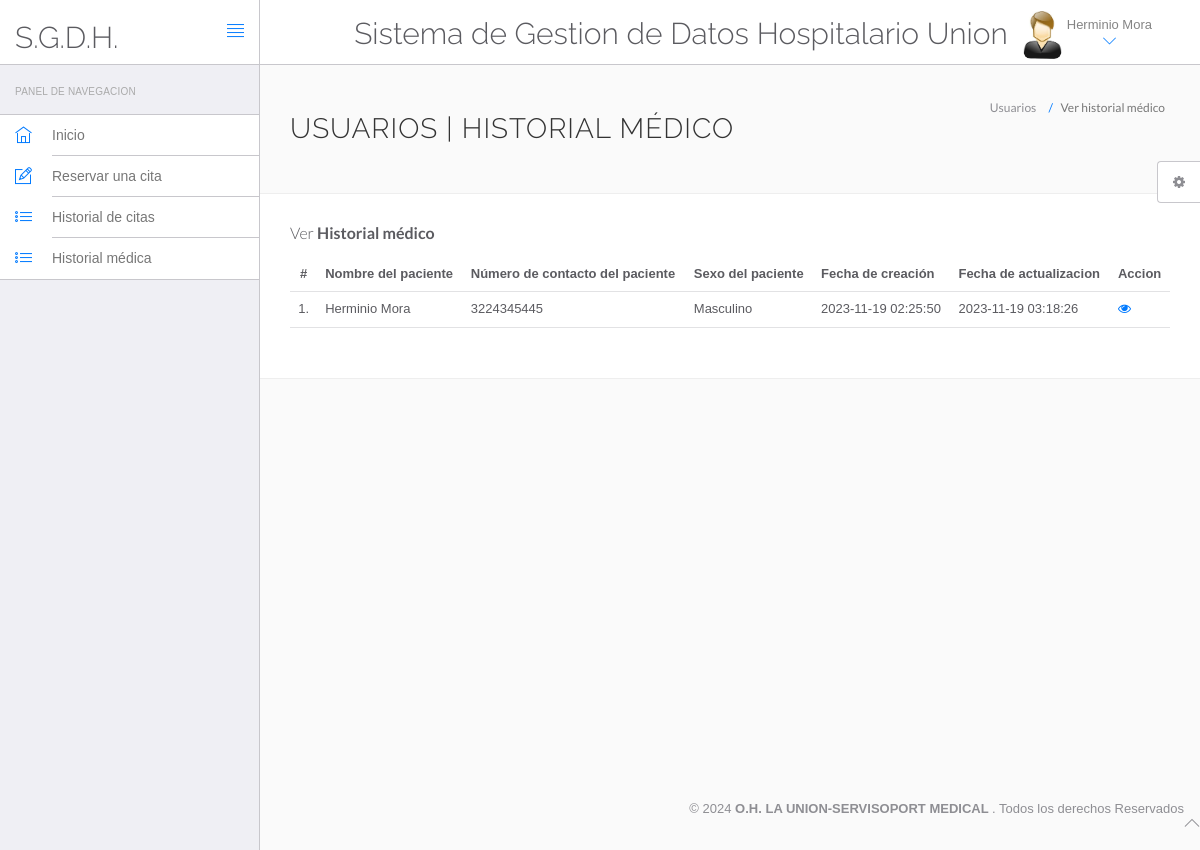
The page /hms/manage-medhistory.php (signed in) on the database its author committed.
### tables this page shows
CREATE TABLE `users` (
  `id` int(11) NOT NULL,
  `fullName` varchar(255) DEFAULT NULL,
  `address` longtext,
  `city` varchar(255) DEFAULT NULL,
  `gender` varchar(255) DEFAULT NULL,
  `email` varchar(255) DEFAULT NULL,
  `password` varchar(255) DEFAULT NULL,
  `regDate` timestamp NULL DEFAULT CURRENT_TIMESTAMP,
  `updationDate` timestamp NULL DEFAULT NULL ON UPDATE CURRENT_TIMESTAMP
);

CREATE TABLE `tblpatient` (
  `ID` int(10) NOT NULL,
  `Docid` int(10) DEFAULT NULL,
  `PatientName` varchar(200) DEFAULT NULL,
  `PatientContno` bigint(10) DEFAULT NULL,
  `PatientEmail` varchar(200) DEFAULT NULL,
  `PatientGender` varchar(50) DEFAULT NULL,
  `PatientAdd` mediumtext,
  `PatientAge` int(10) DEFAULT NULL,
  `PatientMedhis` mediumtext,
  `CreationDate` timestamp NULL DEFAULT CURRENT_TIMESTAMP,
  `UpdationDate` timestamp NULL DEFAULT NULL ON UPDATE CURRENT_TIMESTAMP
);

### hms/manage-medhistory.php (the view, shortened to what this page needs)
<?php
include('include/config.php');
?>
<!DOCTYPE html>
<html lang="en">
	<head>
		<link rel="stylesheet" href="vendor/bootstrap/css/bootstrap.min.css">
		<link rel="stylesheet" href="vendor/fontawesome/css/font-awesome.min.css">
		<link rel="stylesheet" href="vendor/themify-icons/themify-icons.min.css">
		<link href="vendor/animate.css/animate.min.css" rel="stylesheet" media="screen">
		<link href="vendor/perfect-scrollbar/perfect-scrollbar.min.css" rel="stylesheet" media="screen">
		<link href="vendor/switchery/switchery.min.css" rel="stylesheet" media="screen">
		<link href="vendor/bootstrap-touchspin/jquery.bootstrap-touchspin.min.css" rel="stylesheet" media="screen">
		<link href="vendor/select2/select2.min.css" rel="stylesheet" media="screen">
		<link href="vendor/bootstrap-datepicker/bootstrap-datepicker3.standalone.min.css" rel="stylesheet" media="screen">
		<link href="vendor/bootstrap-timepicker/bootstrap-timepicker.min.css" rel="stylesheet" media="screen">
		<link rel="stylesheet" href="assets/css/styles.css">
		<link rel="stylesheet" href="assets/css/plugins.css">
		<link rel="stylesheet" href="assets/css/themes/theme-1.css" id="skin_color" />
	</head>
	<body>
		<div id="app">
<?php include('include/sidebar.php');?>
<div class="app-content">
<?php include('include/header.php');?>
<div class="main-content" >
<div class="wrap-content container" id="container">
<section id="page-title">
<div class="row">
<div class="col-sm-8">
<h1 class="mainTitle">Usuarios | Historial médico</h1>
</div>
<ol class="breadcrumb">
<li>
<span>Usuarios</span>
</li>
<li class="active">
<span>Ver historial médico</span>
</li>
</ol>
</div>
</section>
<div class="container-fluid container-fullw bg-white">
<div class="row">
<div class="col-md-12">
<h5 class="over-title margin-bottom-15">Ver <span class="text-bold">Historial médico</span></h5>
<table class="table table-hover" id="sample-table-1">
<thead>
<tr>
<th class="center">#</th>
<th>Nombre del paciente</th>
<th>Número de contacto del paciente</th>
<th>Sexo del paciente </th>
<th>Fecha de creación </th>
<th>Fecha de actualizacion </th>
<th>Accion</th>
</tr>
</thead>
<tbody>
<?php
$uid=$_SESSION['id'];
$sql=mysqli_query($con,"select tblpatient.* from tblpatient join users on users.email=tblpatient.PatientEmail where users.id='$uid'");
$cnt=1;
while($row=mysqli_fetch_array($sql))
{
?>
<tr>
<td class="center"><?php echo $cnt;?>.</td>
<td class="hidden-xs"><?php echo $row['PatientName'];?></td>
<td><?php echo $row['PatientContno'];?></td>
<td><?php echo $row['PatientGender'];?></td>
<td><?php echo $row['CreationDate'];?></td>
<td><?php echo $row['UpdationDate'];?>
</td>
<td>
<a href="view-medhistory.php?viewid=<?php echo $row['ID'];?>"><i class="fa fa-eye"></i></a>
</td>
</tr>
<?php
$cnt=$cnt+1;
 }?></tbody>
</table>
</div>
</div>
</div>
</div>
</div>
</div>
</div>
	<?php include('include/footer.php');?>
	<?php include('include/setting.php');?>
	</body>
</html>

### hms/include/header.php (shortened to what this page needs)
<header class="navbar navbar-default navbar-static-top">
					<div class="navbar-header">
						<a class="navbar-brand" href="#">
							<h2 style="padding-top:20% ">S.G.D.H.</h2>
						</a>
						<a href="#" class="sidebar-toggler pull-right visible-md visible-lg" data-toggle-class="app-sidebar-closed" data-toggle-target="#app">
							<i class="ti-align-justify"></i>
						</a>
					</div>
					<div class="navbar-collapse collapse">
						<ul class="nav navbar-right">
								<li  style="padding-top:2% ">
								<h2>Sistema de Gestion de Datos Hospitalario Union</h2>
							</li>
							<li class="dropdown current-user">
								<a href class="dropdown-toggle" data-toggle="dropdown">
									<img src="assets/images/images.jpg"> <span class="username">
									<?php $query=mysqli_query($con,"select fullName from users where id='".$_SESSION['id']."'");
while($row=mysqli_fetch_array($query))
{
	echo $row['fullName'];
}
									?> <i class="ti-angle-down"></i></i></span>
								</a>
							</li>
						</ul>
					</div>
				</header>

### hms/assets/css/themes/theme-1.css (style rules this page uses)
body { background: #FAFAFA; }
header .navbar-header { background: #ffffff !important; border-right-color: #c8c7cc !important; border-bottom-color: #c8c7cc !important; }
header .navbar-header .sidebar-toggler, header .navbar-header .sidebar-mobile-toggler { color: #007aff !important; }
header .navbar-header .navbar-brand { color: #777 !important; }
header .navbar-collapse { background: #ffffff !important; border-bottom-color: #c8c7cc !important; box-shadow: none !important; }
header .navbar-collapse .navbar-right > li > a { color: #777; }
header .navbar-collapse .navbar-right > li > a i { color: #007aff !important; }

### rows shown on the page
users: fullName "Herminio Mora"
tblpatient: PatientName "Herminio Mora", PatientContno "3224345445", PatientGender "Masculino", CreationDate "2023-11-19 02:25:50", UpdationDate "2023-11-19 03:18:26"
